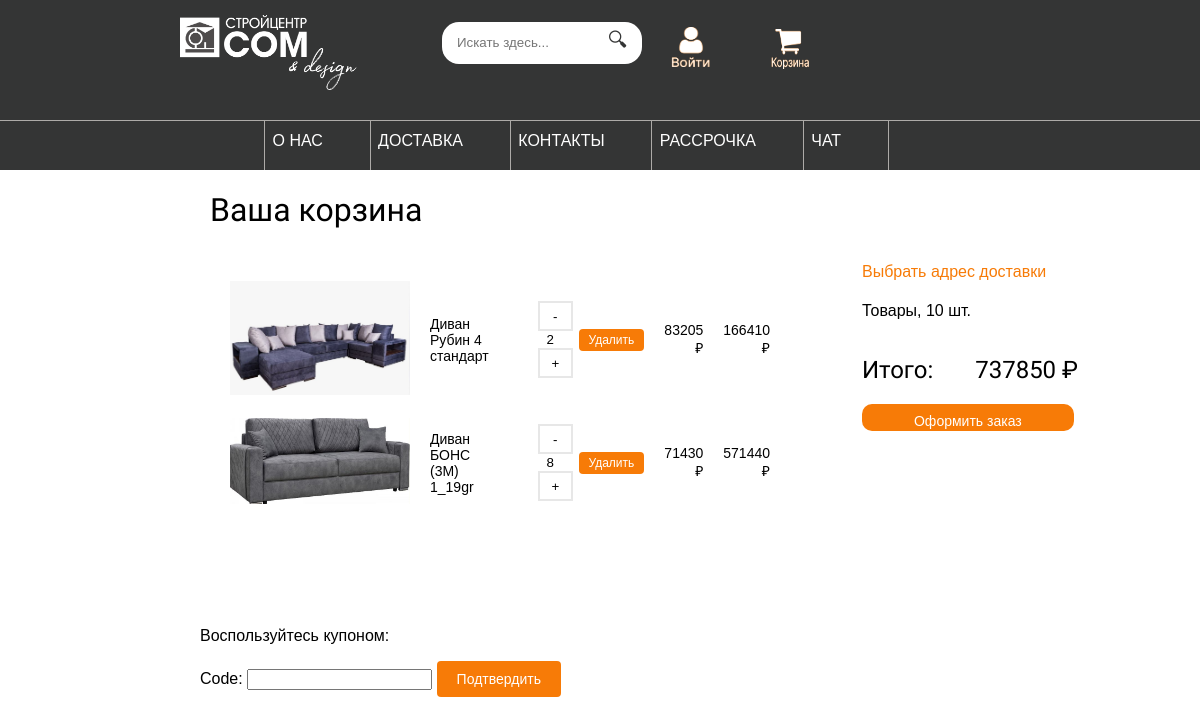
Screenshot of /cart/ (signed in) with the database file from the repository.
### cart/models.py (models this page shows, shortened)
class CartItem(models.Model):
    cart = models.ForeignKey(Cart,
                             related_name='cart',
                             on_delete=models.CASCADE)
    product = models.ForeignKey(Product,
                                related_name='product',
                                on_delete=models.CASCADE)
    quantity = models.PositiveIntegerField(default=1)
    created = models.DateTimeField(auto_now_add=True)
    updated = models.DateTimeField(auto_now=True)
    session = models.CharField(max_length=255, null=True, blank=True)
    def total_price(self):
        return self.product.price * self.quantity
    class Meta:
        ordering = ['-created']

### shop/models.py (models this page shows, shortened)
class Product(models.Model):
    category = models.ForeignKey('Category',
                                 related_name='products',
                                 on_delete=models.CASCADE)
    name = models.CharField(max_length=200)
    slug = models.CharField(max_length=200)
    image = models.ImageField(upload_to='products/%Y/%m/%d',
                              blank=True)
    description = models.TextField(blank=True)
    price = models.IntegerField()
    discount = models.IntegerField(blank=True, null=True)
    rating = models.CharField(blank=True, max_length=5)
    available = models.BooleanField(default=True)
    created = models.DateTimeField(auto_now_add=True)
    updated = models.DateTimeField(auto_now=True)
    class Meta:
        ordering = ['name']
        indexes = [
            models.Index(fields=['id', 'slug']),
            models.Index(fields=['name']),
            models.Index(fields=['-created']),
        ]
    def get_absolute_url(self):
        return reverse('shop:product_detail',
                       args=[self.id, self.slug])

### cart/views.py (the view)
# urls.py: path('', views.cart_detail, name='cart_detail'),
def cart_detail(request):
    if request.user.is_authenticated:
        user = request.user
        cart = Cart.objects.get(user=user)
    else:
        session_key = request.session.session_key
        cart = Cart.objects.get(session_key=session_key)
    cart_item = cart.cart.all()
    coupon_apply_form = CouponApplyForm()
    cart_products = [item.product for item in cart_item]
    coupon_id = request.session.get('coupon_id')
    coupon, discount = None, None
    if coupon_id:
        coupon = get_coupon(coupon_id)
        discount = get_discount(cart, coupon)
    total_price = get_total_price(cart)
    total_count = get_total_count(cart)
    subtotal_price = total_price
    if isinstance(discount, int):
        total_price -= discount
    r = Recommender()
    if cart_products:
        recommended_products = r.suggest_products_for(cart_products, max_results=4)
    else:
        recommended_products = []
    return render(request, 'cart/detail.html',
                  {'cart_item': cart_item,
                   'coupon_apply_form': coupon_apply_form,
                   'recommended_products': recommended_products,
                   'coupon': coupon,
                   'discount': discount,
                   'total_price': total_price,
                   'total_count': total_count,
                   'subtotal_price': subtotal_price})

### coupons/forms.py
class CouponApplyForm(forms.Form):
    code = forms.CharField()

### cart/cart.py (called while the page is built)
    @property
    def coupon(self):
        if self.coupon_id:
            try:
                return Coupon.objects.get(id=self.coupon_id)
            except Coupon.DoesNotExist:
                pass
        return None

    def get_discount(self):
        if self.coupon:
            return (self.coupon.discount / Decimal(100)) \
                        * self.get_total_price()
        return 0

    def get_total_price_after_discount(self):
        return int(self.get_total_price() - self.get_discount())

    def __len__(self):
        return sum(item['quantity'] for item in self.cart.values())

    def get_total_price(self):
        return sum(int(item['price']) * item['quantity']
                   for item in self.cart.values())

### cart/cart_funtions.py (called while the page is built)
def total_price(item):
    return item.product.price * item.quantity

def get_total_price(cart):
    items = cart.cart.all()
    return sum(total_price(item) for item in items)

def get_total_count(cart):
    items = cart.cart.all()
    return sum([item.quantity for item in items])

### cart/context_processors.py (called while the page is built)
def cart(request):
    cart = CartClass(request)
    end = ''
    if len(cart) > 1:
        if len(cart) < 5:
            end = 'а'
        else:
            end = 'ов'
    return {'cart': CartClass(request), 'end': end}

### shop/recommender.py (called while the page is built)
    def get_product_key(self, id):
        return f'product:{id}:purchased_with'

### cart/templates/cart/detail.html (shortened to what this page needs)
{% extends 'shop/base.html' %}
{% load static %}
{% block content %}
    <body style="background: #f6f6f9; position: relative;">
        <h1 style="padding-left: 11%">Ваша корзина</h1>
        <div class="sidebar" style="border-radius: 42px;">
            <div style="width: 20%; height: 21%; background: #fff; display: block; position: absolute; padding-left: 1%; padding-top: 1%; padding-right: 1%; border-radius: 20px;">
                <a href='#' class="address">Выбрать адрес доставки</a>
                <p style="margin-top: 10%;" class="total-count">Товары, {{ total_count }} шт.</p>
                <div style="display:flex; justify-content: space-between;">
                    <h2 style="flex: 1 0;">Итого: </h2>
                    <h2 class="total-price" style="flex: 0 1; white-space: nowrap;">{{ total_price }} ₽</h2>
                </div>
                <a href="{% url 'orders:order_create' %}" class="placing-order">
                    <div class="place-order-div">
                        <p style="padding-top: 4%; margin-top: 0;">Оформить заказ</p>
                    </div>
                </a>
            </div>
        </div>
        <div class="product-data" style="margin-left: 10%; padding: 1%; background-color: #fff; max-width: 60%; padding: 2%; border-radius: 20px;">
            <table class="cart" style="width: 100%; border-radius: 20px;">
                <tbody style="border-radius: 20px;">
                    {% for item in cart_item %}
                        {% with product=item.product %}
                            <tr data-action="product-id">
                                <td>
                                    <a href="{{ product.get_absolute_url }}">
                                        <img src="{% if product.image %}{{ product.image.url }}{% else %}{% static 'img/no_image.png' %}{% endif %}">
                                    </a>
                                </td>
                                <td>{{ product.name }}</td>
                                <td class="count-products">
                                    <button type="button" data-action="minus" class="change-count">-</button>
                                    <input class="quantity-input" data-counter value="{{ item.quantity }}">
                                    <button type="button" data-action="plus" class="change-count">+</button>
                                </td>
                                <td>
                                    <form action="{% url 'cart:cart_remove' product.id %}" method="post">
                                        <input type="submit" value="Удалить">
                                    </form>
                                </td>
                                <td class="num product-price cart-price">{{ item.product.price }} ₽</td>
                                <td class="num price cart-price">{{ item.total_price }} ₽</td>
                            </tr>
                        {% endwith %}
                    {% endfor %}
                </tbody>
            </table>
        </div>
        <p style="margin-left: 10%; margin-top: 50px;">Воспользуйтесь купоном:</p>
        <form action="{% url 'coupons:apply' %}" method="post" style="margin-left: 10%;" name="coupon">
            {{ coupon_apply_form }}
            <input type="submit" value="Подтвердить">
        </form>
    </body>
{% endblock %}

### shop/static/css/base.css (style rules this page uses)
body { margin:0; padding:0; font-family:helvetica, sans-serif; }
h1, h2, h3, h4, h5 , h6 { font-family: 'Ubuntu', sans-serif; font-weight:normal; }
a { text-decoration:none; color:#5993bb; }
a.button, input[type="submit"] { color:#fff; background:#F77B07; border-radius:4px; padding:10px 20px; font-size:14px; border:0; }
table { width:100%; border-spacing:0; border-collapse: collapse; }
table th, table td { text-align:left; font-size:14px; padding:10px; margin:0; }
tbody tr:nth-child(odd) { background:#fff; }
.cart { color: black; background-color: #fff; width: 60%; }
table.cart { margin-bottom:40px; }
table.cart img { width:180px; }
tbody td.num { text-align:right; }
td input[type="submit"] { font-size:12px; padding:4px 10px; }
* { box-sizing: border-box; }
a { text-decoration:none; color:#343535; }
.sidebar { margin-left: 75%; border-radius: 42px; }
.address { margin-top: 0; margin-bottom: 0; color: #F77B07; text-decoration: none; height: 9%; }
.placing-order { color:#fff; border-radius:4px; font-size:14px; border:0; margin-bottom: 1%; text-align: center; width: 100%; }
.place-order-div { height: 20%; width: 98%; background-color: #F77B07; border-radius: 10px; }
.change-count { background: #fff; color: black; border: 2px solid #e7e7e7; width: 35px; height: 30px; }
.quantity-input { border: none; width: 80%; text-align: center; }
.count-products { padding-left:5%; padding-right: 0; }
.cart-price { width: 10%; }
body, ul { margin: 0; padding: 0; }

### rows the page displays
CartItem: image (picture), product.name "Диван Рубин 4 стандарт", quantity "2", product.price "83205", total_price "166410"
CartItem: image (picture), product.name "Диван БОНС (3М) 1_19gr", quantity "8", product.price "71430", total_price "571440"

### other values shown
{{ total_count }} "10"
{{ total_price }} "737850"
